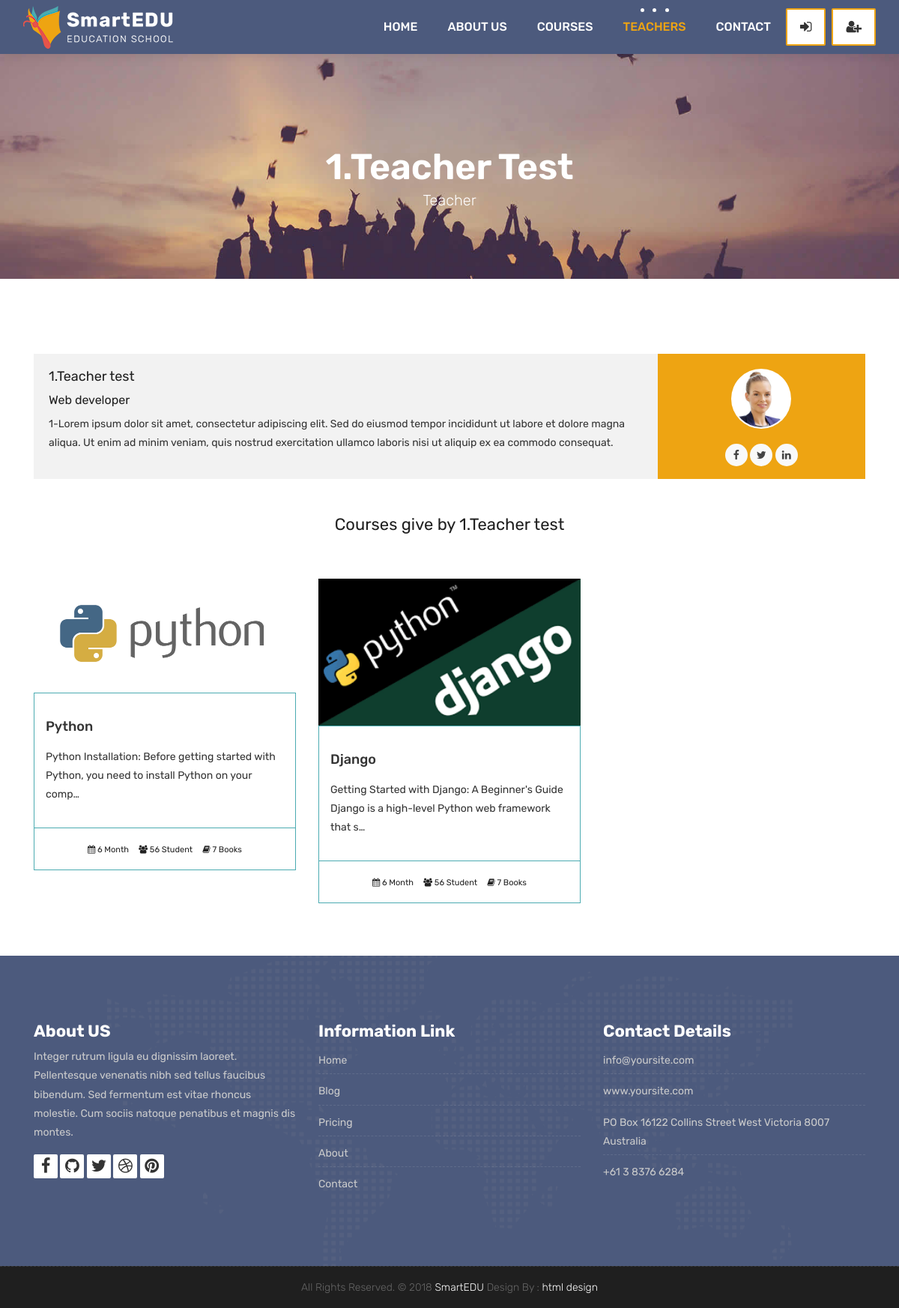
The app's page /teachers/teacher/1 with its own data.
### teachers/models.py (models this page shows, shortened)
class Teacher(models.Model):
    name=models.CharField(max_length=50)
    title = models.CharField(max_length=50)
    description = models.TextField(blank=True)
    image = models.ImageField(upload_to="courses/%Y/%m/%d/")
    facebook=models.URLField(max_length=100, blank=True)
    Twitter = models.URLField(max_length=100, blank=True)
    Linkedin = models.URLField(max_length=100, blank=True)
    Youtube = models.URLField(max_length=100, blank=True)

### courses/models.py (models this page shows, shortened)
class Course(models.Model):
    teacher=models.ForeignKey(Teacher,null=True, on_delete=models.CASCADE)
    name = models.CharField(max_length=200, unique=True, verbose_name="Kurs Adı", help_text="Kurs adını yazınız ")
    category = models.ForeignKey(Category,null=True, on_delete=models.DO_NOTHING)
    tags = models.ManyToManyField(Tag, blank=True, null=True)
    students = models.ManyToManyField(User, blank=True, related_name='courses_joined')
    description= models.TextField(blank=True, null=True)
    image= models.ImageField(upload_to="courses/%Y/%m/%d/", default="courses/default-image.jpg")
    date = models.DateTimeField(auto_now=True)
    available = models.BooleanField(default=True)

### teachers/views.py (the view)
# urls.py: path('teacher/<int:pk>', TeacherDetailView.as_view(), name='teacher_detail'),
class TeacherDetailView(DetailView):
    model = Teacher
    template_name = 'teacher.html'
    context_object_name = 'teacher'
    def get_context_data(self, **kwargs):
        context = super().get_context_data(**kwargs)
        context["courses"] = Course.objects.filter(available=True, teacher= self.kwargs['pk'])
        return context

### templates/teacher.html
{% extends 'partials/_base.html' %}
{% load static %}
{% block content %}
<div class="all-title-box">
    <div class="container text-center">
        <h1>{{ teacher.name }}<span class="m_1">Teacher</span></h1>
    </div>
</div>
<div id="overviews" class="section wb">
    <div class="container">
        <div class="row">
            <div class="col-lg-12 blog-post-single">
                <div class="blog-author">
                    <div class="author-bio">
                        <h3 class="author_name">{{ teacher.name }}</h3>
                        <h5>{{ teacher.title }}</h5>
                        <p class="author_det">{{ teacher.description }}</p>
                    </div>
                    <div class="author-desc">
                        <img src="{{ teacher.image.url }}" alt="about author">
                        <ul class="author-social">
                            <li><a href="{{ teacher.facebook }}"><i class="fa fa-facebook"></i></a></li>
                            <li><a href="{{ teacher.twitter }}"><i class="fa fa-twitter"></i></a></li>
                            <li><a href="{{ teacher.linkedin }}"><i class="fa fa-linkedin"></i></a></li>
                        </ul>
                    </div>
                </div>
            </div>
        </div>
        <div class="row">
            <div class="col-lg-12">
                <h2 class="text-center my-5">Courses give by {{teacher.name}} </h2>
            </div>
            {% for course in courses %}
            <div class="col-lg-4 col-md-6 col-12">
                <div class="course-item">
                    <div class="image-blog">
                        <img src="{{course.image.url}}" alt="" class="img-fluid">
                    </div>
                    <div class="course-br">
                        <div class="course-title">
                            <h2><a href="{% url 'course_detail' course.category.slug course.id %}" title="">{{course.name}}</a></h2>
                        </div>
                        <div class="course-desc">
                            <p>{{course.description | truncatechars:100}} </p>
                        </div>
                    </div>
                    <div class="course-meta-bot">
                        <ul>
                            <li><i class="fa fa-calendar" aria-hidden="true"></i> 6 Month</li>
                            <li><i class="fa fa-users" aria-hidden="true"></i> 56 Student</li>
                            <li><i class="fa fa-book" aria-hidden="true"></i> 7 Books</li>
                        </ul>
                    </div>
                </div>
            </div>
            {% endfor %}
        </div>
    </div>
</div>
{% endblock %}

### static/style.css (style rules this page uses)
body { color: #333333; font-size: 14px; font-family: 'Rubik', sans-serif; line-height: 1.80857; }
html, body { height: 100%; }
a { color: #1f1f1f; text-decoration: none !important; outline: none !important; -webkit-transition: all .3s ease-in-out; -moz-transition: all .3s ease-in-out; -ms-transition: all .3s ease-in-out; -o-transition: all .3s ease-in-out; transition: all .3s ease-in-out; }
h1, h2, h3, h4, h5, h6 { letter-spacing: 0; font-weight: normal; position: relative; padding: 0 0 10px 0; font-weight: normal; line-height: 120% !important; color: #1f1f1f; margin: 0 }
h1 { font-size: 24px }
h2 { font-size: 22px }
h3 { font-size: 18px }
h5 { font-size: 14px }
h1 a, h2 a, h3 a, h4 a, h5 a, h6 a { color: #212121; text-decoration: none!important; opacity: 1 }
a { color: #1f1f1f; text-decoration: none; outline: none; }
a, .btn { text-decoration: none !important; outline: none !important; -webkit-transition: all .3s ease-in-out; -moz-transition: all .3s ease-in-out; -ms-transition: all .3s ease-in-out; -o-transition: all .3s ease-in-out; transition: all .3s ease-in-out; }
.section { display: block; position: relative; overflow: hidden; padding: 70px 0; }
.section.wb { background-color: #ffffff; }
.all-title-box { background: url(images/banner.jpg)no-repeat; -webkit-background-size: cover; -moz-background-size: cover; -o-background-size: cover; background-size: cover; background-position: center; min-height: 300px; }
.all-title-box h1 { color: #fff; font-weight: 600; text-transform: capitalize; padding-top: 11%; font-size: 48px; line-height: 0px; }
span.m_1 { font-weight: 300; font-size: 20px; line-height: 1.5em; display: block; }
.image-blog img { padding: 0 !important; width: 100%; margin: 0 !important; opacity: 1; -ms-filter: "progid:DXImageTransform.Microsoft.Alpha(Opacity=100)"; -moz-opacity: 1; -khtml-opacity: 1; -webkit-transition: all 150ms ease-in-out; -moz-transition: all 150ms ease-in-out; -o-transition: all 150ms ease-in-out; -ms-transition: all 150ms ease-in-out; transition: all 150ms ease-in-out; }
.blog-author { background: #f2f2f2; overflow: hidden; position: relative; margin-top: 30px; }
.author-bio { display: block; float: left; padding: 20px; position: relative; width: 75%; }
.author-desc { background: #eea412; float: right; height: 100%; min-height: 100%; overflow: hidden; padding: 20px 0; position: absolute; text-align: center; width: 25%; right: 0; }
.author-bio h5 { font-size: 16px; }
.author-desc > img { background: #FFFFFF; border-radius: 50%; -webkit-border-radius: 50%; -moz-border-radius: 50%; margin-bottom: 20px; padding: 2px; max-width: 80px; max-height: 80px; }
.author-social { list-style: none outside none; margin: 0 auto; overflow: hidden; padding: 0; text-align: center; z-index: 9999; }
.author-social li { background: none !important; display: inline-block; }
.author-social li a { color: #444; display: block; height: 30px; text-align: center; width: 30px; border-radius: 50%; -webkit-border-radius: 50%; -moz-border-radius: 50%; -webkit-transition: 0.25s; -moz-transition: 0.25s; -o-transition: 0.25s; transition: 0.25s; background: #f9f9f9; }
.author-social li a i { font-size: 14px; line-height: 30px; margin-right: 0; float: none; }
.course-item { background: #ffffff; }
.course-title > h2 { margin: 15px 0; padding: 0px; }
.course-title a { font-size: 18px; line-height: 25px; font-weight: 500; color: #333333; text-transform: capitalize; }
.course-br { border: 1px solid #4babb1; padding: 15px; }
.course-meta-bot { border: 1px solid #4babb1; border-top: 0px; padding: 15px; }
.course-meta-bot ul { padding: 0px; margin: 0px; display: block; text-align: center; }
.course-meta-bot ul li { display: inline-block; list-style: none; padding: 0px 5px; color: #212121; font-size: 11px; }

### records on screen
Teacher: name "1.Teacher Test", name "1.Teacher test", title "Web developer", description "1-Lorem ipsum dolor sit amet, consectetur adipiscing elit. Sed do eiusmod tempor incididunt ut labore et dolore magna aliqua. Ut enim ad minim veniam, quis nostrud exercitation ullamco laboris nisi ut aliquip ex ea commodo consequat.", image (picture)
Course: image (picture), name "Python", description "Python Installation: Before getting started with Python, you need to install Python on your comp…"
Course: image (picture), name "Django", description "Getting Started with Django: A Beginner's Guide Django is a high-level Python web framework that s…"
